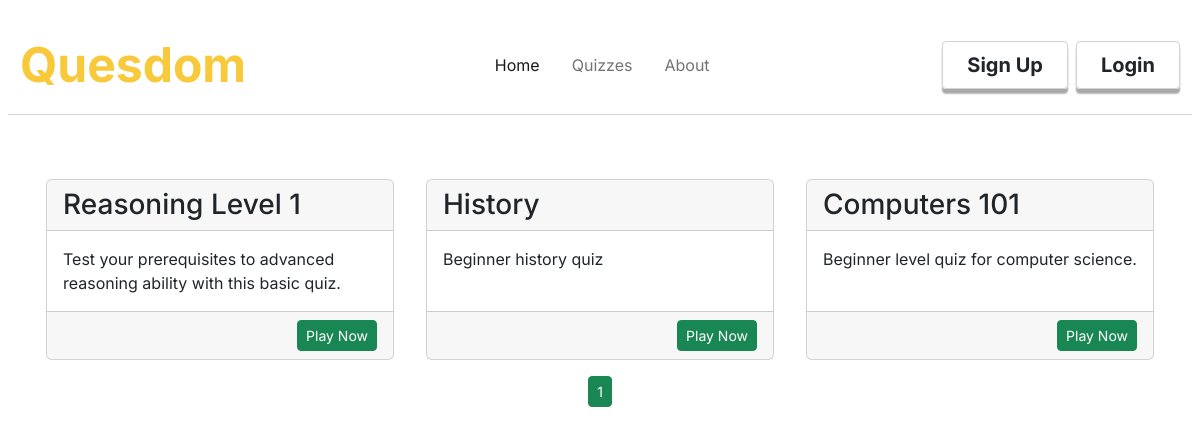
/allquizzes, run on an earlier commit of the app's database.
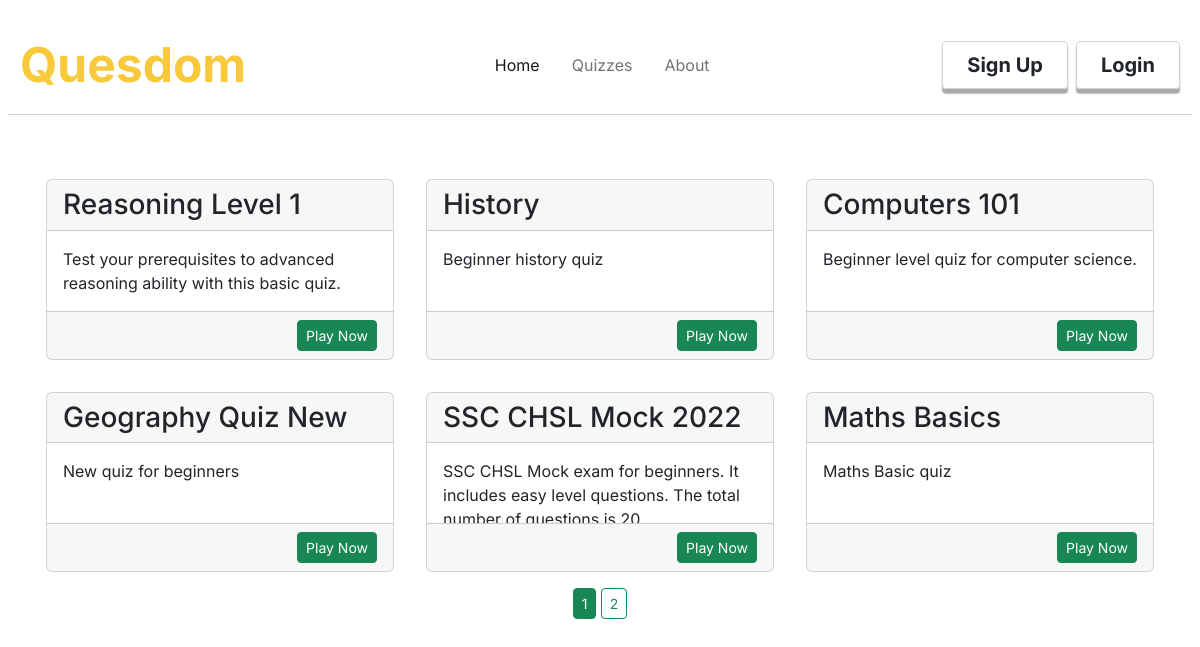
And on a later commit of the database.
### quesdom/models.py (models this page shows, shortened)
class Quizzes(db.Model):
    id = db.Column(db.Integer, primary_key = True)
    quiz_title = db.Column(db.String(30), nullable= False)
    quiz_description = db.Column(db.String(200), nullable=False)
    quiz_category = db.Column(db.String(20), nullable=False)
    quiz_difficulty = db.Column(db.String(10), nullable=False)
    date_created = db.Column(db.DateTime, nullable=False, default=datetime.utcnow)
    author = db.Column(db.Integer, db.ForeignKey('users.id'), nullable=False)
    created_by = db.relationship('Users',backref='created_by',lazy=True)
    questions = db.relationship('Questions',backref='contains',cascade="all, delete-orphan",lazy=True)

### quesdom/routes.py (the view)
@app.route('/allquizzes')
def allquizzes():
    page = request.args.get('page',1, int)
    quizzes = Quizzes.query.paginate(per_page = 6,page = page)
    return render_template('allquizzes.html',title='All Quizzes',quizzes=quizzes)

### quesdom/templates/allquizzes.html
{%extends "layout.html"%}
{%block content%}
<div class="content-section row pt-md-5">
    {%for quiz in quizzes.items%}
        <div class="col-12 col-sm-6 col-md-4 p-3">
            <div class="card">
                <div class="card-header h3">
                    {{quiz.quiz_title}}
                </div>
                <div class="card-body" style="height: 5rem; overflow:hidden;">
                    {{quiz.quiz_description}}
                </div>
                <div class="card-footer text-end">
                    <a class="btn btn-success btn-sm" href="{{url_for('playquiz',quiz_id=quiz.id)}}">Play Now</a>
                </div>
            </div>
        </div>
    {%endfor%}
    <div class="page-links text-center">
        {% for page_num in quizzes.iter_pages() %}
        {% if page_num %}
            {% if quizzes.page == page_num %}
                <a class="active btn btn-outline-success btn-sm" href="{{url_for('allquizzes',page=page_num)}}">{{page_num}}</a>
            {% else %}
                <a class="btn btn-outline-success btn-sm" href="{{url_for('allquizzes',page=page_num)}}">{{page_num}}</a>
            {% endif %}
        {% else %}
            <span class="btn btn-outline-success btn-sm">...</span>
        {% endif %}
    {% endfor %}
    </div>
</div>
{%endblock%}

What changed in the data, as far as the page shows it:
added Quizzes: quiz_title "Geography Quiz New", quiz_description "New quiz for beginners"
added Quizzes: quiz_title "SSC CHSL Mock 2022", quiz_description "SSC CHSL Mock exam for beginners. It includes easy level questions. The total…"
added Quizzes: quiz_title "Maths Basics", quiz_description "Maths Basic quiz"
Also different on the page:
new list line: "2"
